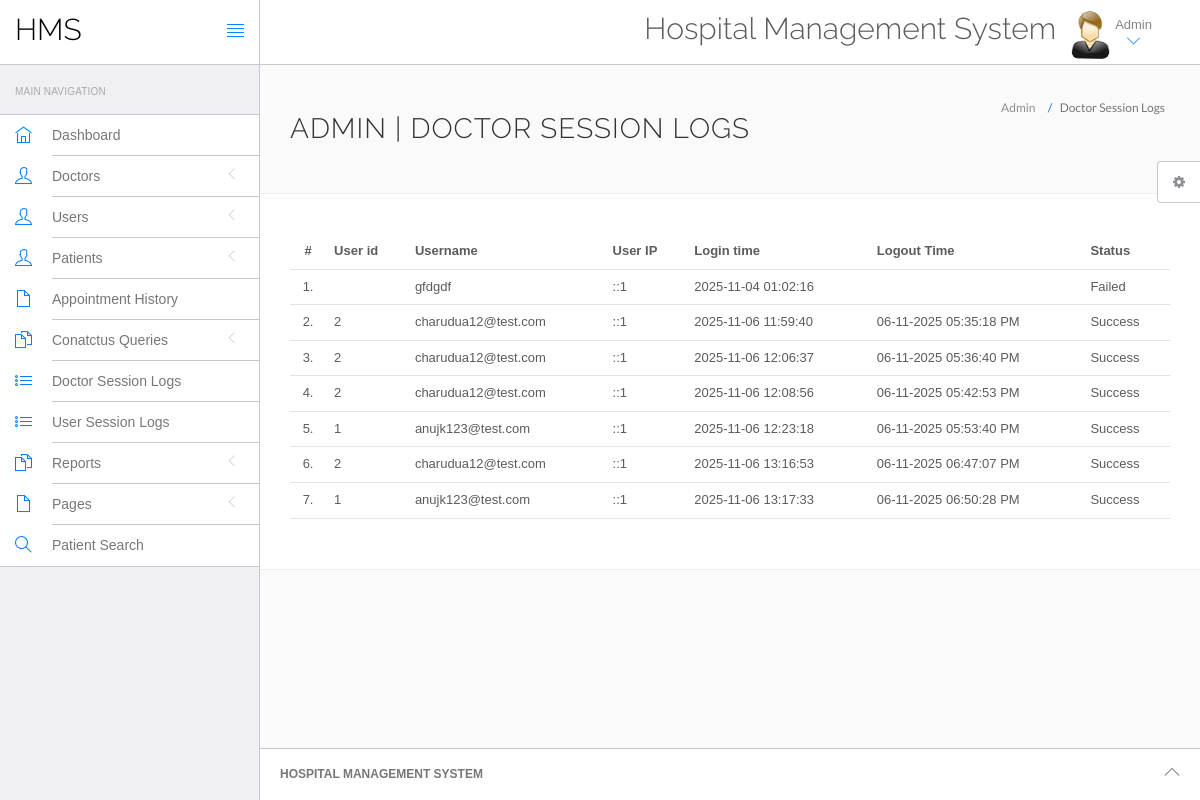
The page /hms/admin/doctor-logs.php (signed in) on the database its author committed.
### tables this page shows
CREATE TABLE `doctorslog` (
  `id` int(11) NOT NULL,
  `uid` int(11) DEFAULT NULL,
  `username` varchar(255) DEFAULT NULL,
  `userip` binary(16) DEFAULT NULL,
  `loginTime` timestamp NULL DEFAULT current_timestamp(),
  `logout` varchar(255) DEFAULT NULL,
  `status` int(11) DEFAULT NULL
);

### hms/admin/doctor-logs.php (the view, shortened to what this page needs)
<?php
include('include/config.php');
if(strlen($_SESSION['id']==0)) {
 header('location:logout.php');
  } else{
?>
<!DOCTYPE html>
<html lang="en">
	<head>
		<link rel="stylesheet" href="vendor/bootstrap/css/bootstrap.min.css">
		<link rel="stylesheet" href="vendor/fontawesome/css/font-awesome.min.css">
		<link rel="stylesheet" href="vendor/themify-icons/themify-icons.min.css">
		<link href="vendor/animate.css/animate.min.css" rel="stylesheet" media="screen">
		<link href="vendor/perfect-scrollbar/perfect-scrollbar.min.css" rel="stylesheet" media="screen">
		<link href="vendor/switchery/switchery.min.css" rel="stylesheet" media="screen">
		<link href="vendor/bootstrap-touchspin/jquery.bootstrap-touchspin.min.css" rel="stylesheet" media="screen">
		<link href="vendor/select2/select2.min.css" rel="stylesheet" media="screen">
		<link href="vendor/bootstrap-datepicker/bootstrap-datepicker3.standalone.min.css" rel="stylesheet" media="screen">
		<link href="vendor/bootstrap-timepicker/bootstrap-timepicker.min.css" rel="stylesheet" media="screen">
		<link rel="stylesheet" href="assets/css/styles.css">
		<link rel="stylesheet" href="assets/css/plugins.css">
		<link rel="stylesheet" href="assets/css/themes/theme-1.css" id="skin_color" />
	</head>
	<body>
		<div id="app">
<?php include('include/sidebar.php');?>
			<div class="app-content">
					<?php include('include/header.php');?>
				<div class="main-content" >
					<div class="wrap-content container" id="container">
						<section id="page-title">
							<div class="row">
								<div class="col-sm-8">
									<h1 class="mainTitle">Admin  | Doctor Session Logs</h1>
																	</div>
								<ol class="breadcrumb">
									<li>
										<span>Admin </span>
									</li>
									<li class="active">
										<span>Doctor Session Logs</span>
									</li>
								</ol>
							</div>
						</section>
						<div class="container-fluid container-fullw bg-white">
									<div class="row">
								<div class="col-md-12">
									<table class="table table-hover" id="sample-table-1">
										<thead>
											<tr>
												<th class="center">#</th>
												<th class="hidden-xs">User id</th>
												<th>Username</th>
												<th>User IP</th>
												<th>Login time</th>
												<th>Logout Time </th>
												<th> Status </th>
											</tr>
										</thead>
										<tbody>
<?php
$sql=mysqli_query($con,"select * from doctorslog ");
$cnt=1;
while($row=mysqli_fetch_array($sql))
{
?>
											<tr>
												<td class="center"><?php echo $cnt;?>.</td>
												<td class="hidden-xs"><?php echo $row['uid'];?></td>
												<td class="hidden-xs"><?php echo $row['username'];?></td>
												<td><?php echo $row['userip'];?></td>
												<td><?php echo $row['loginTime'];?></td>
												<td><?php echo $row['logout'];?>
												</td>
												<td>
<?php if($row['status']==1)
{
	echo "Success";
}
else
{
	echo "Failed";
}?>
</td>
											</tr>
											<?php
$cnt=$cnt+1;
											 }?>
										</tbody>
									</table>
								</div>
							</div>
								</div>
					</div>
				</div>
			</div>
	<?php include('include/footer.php');?>
	<?php include('include/setting.php');?>
		</div>
	</body>
</html>
<?php } ?>

### hms/admin/assets/css/themes/theme-1.css (style rules this page uses)
body { background: #FAFAFA; }

### rows shown on the page
doctorslog: username "gfdgdf", userip "::1", loginTime "2025-11-04 01:02:16", status "Failed"
doctorslog: uid "2", username "charudua12@test.com", userip "::1", loginTime "2025-11-06 11:59:40", logout "06-11-2025 05:35:18 PM", status "Success"
doctorslog: uid "2", username "charudua12@test.com", userip "::1", loginTime "2025-11-06 12:06:37", logout "06-11-2025 05:36:40 PM", status "Success"
doctorslog: uid "2", username "charudua12@test.com", userip "::1", loginTime "2025-11-06 12:08:56", logout "06-11-2025 05:42:53 PM", status "Success"
doctorslog: uid "1", username "anujk123@test.com", userip "::1", loginTime "2025-11-06 12:23:18", logout "06-11-2025 05:53:40 PM", status "Success"
doctorslog: uid "2", username "charudua12@test.com", userip "::1", loginTime "2025-11-06 13:16:53", logout "06-11-2025 06:47:07 PM", status "Success"
doctorslog: uid "1", username "anujk123@test.com", userip "::1", loginTime "2025-11-06 13:17:33", logout "06-11-2025 06:50:28 PM", status "Success"
